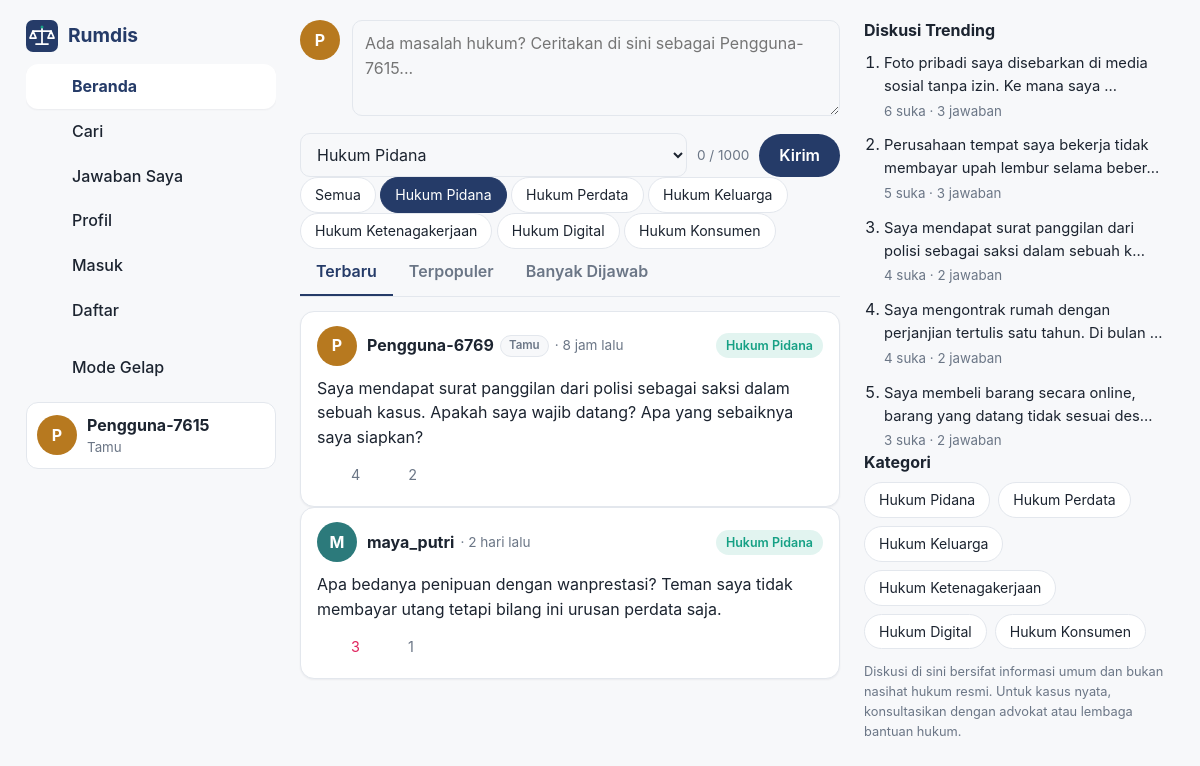
Screenshot of /index.php?urut=terbaru&kategori=pidana with the database file from the repository.
### tables this page shows
CREATE TABLE categories (
    id   INT UNSIGNED NOT NULL AUTO_INCREMENT,
    name VARCHAR(50)  NOT NULL,
    slug VARCHAR(50)  NOT NULL,
    PRIMARY KEY (id),
    UNIQUE KEY uq_categories_name (name),
    UNIQUE KEY uq_categories_slug (slug)
);

CREATE TABLE posts (
    id          INT UNSIGNED NOT NULL AUTO_INCREMENT,
    user_id     INT UNSIGNED NOT NULL,
    category_id INT UNSIGNED NOT NULL,
    content     TEXT         NOT NULL,
    created_at  DATETIME     NOT NULL DEFAULT CURRENT_TIMESTAMP,
    updated_at  DATETIME     NULL,
    PRIMARY KEY (id),
    KEY idx_posts_user (user_id),
    KEY idx_posts_category (category_id),
    KEY idx_posts_created (created_at),
    CONSTRAINT fk_posts_user     FOREIGN KEY (user_id)     REFERENCES users (id)      ON DELETE CASCADE,
    CONSTRAINT fk_posts_category FOREIGN KEY (category_id) REFERENCES categories (id) ON DELETE RESTRICT
);

CREATE TABLE users (
    id            INT UNSIGNED NOT NULL AUTO_INCREMENT,
    username      VARCHAR(30)  NOT NULL,
    email         VARCHAR(100) NULL,
    password_hash VARCHAR(255) NULL,
    is_guest      TINYINT(1)   NOT NULL DEFAULT 1,
    avatar_color  VARCHAR(7)   NOT NULL DEFAULT '#253B68',
    created_at    DATETIME     NOT NULL DEFAULT CURRENT_TIMESTAMP,
    PRIMARY KEY (id),
    UNIQUE KEY uq_users_username (username),
    UNIQUE KEY uq_users_email (email)
);

### includes/init.php (called while the page is built, shortened)
<?php
require_once __DIR__ . '/../config/database.php';
require_once __DIR__ . '/functions.php';
try {
    $pdo = getDatabase();
    $currentUser = getCurrentUser($pdo);
} catch (PDOException $error) {
    if (defined('IS_API')) {
        jsonResponse(['success' => false, 'message' => 'Website belum bisa terhubung ke database. Pastikan MySQL sudah aktif dan pengaturan database sudah benar.'], 500);
    }
    http_response_code(500);
    echo '<h1>Database tidak dapat terhubung</h1>';
    echo '<p>Maaf, website belum bisa terhubung ke database. Silakan pastikan MySQL sudah aktif dan database <b>ruang_hukum</b> sudah tersedia. Jika masih mengalami masalah, periksa kembali pengaturan koneksi database pada file <code>config/database.php</code>.</p>';
    exit;
}

### index.php (the view, shortened to what this page needs)
<?php
require_once __DIR__ . '/includes/init.php';
require_once __DIR__ . '/includes/post_card.php';
$categories = getCategories($pdo);
$selectedCategory = (string) ($_GET['kategori'] ?? '');
$sort = (string) ($_GET['urut'] ?? 'terbaru');
$posts = fetchPosts($pdo, (int) $currentUser['id'], [
    'category' => $selectedCategory,
    'sort'     => $sort,
]);
$selectedCategoryId = 0;
foreach ($categories as $kategori) {
    if ($kategori['slug'] === $selectedCategory) {
        $selectedCategoryId = (int) $kategori['id'];
    }
}
include __DIR__ . '/includes/header.php';
function sortLink(string $urut, string $kategori): string
{
    $query = ['urut' => $urut];
    if ($kategori !== '') {
        $query['kategori'] = $kategori;
    }
    return 'index.php?' . http_build_query($query);
}
?>
<section class="card compose-card">
    <form id="post-form" method="post" action="process/create_post.php" novalidate>
        <div class="compose-top">
            <?= renderAvatar($currentUser['username'], $currentUser['avatar_color']) ?>
            <div class="compose-fields">
                <textarea id="post-content" name="content" rows="3" maxlength="1000"
                        placeholder="Ada masalah hukum? Ceritakan di sini sebagai <?= e($currentUser['username']) ?>..."></textarea>
            </div>
        </div>
        <div class="compose-bottom">
            <select id="post-category" name="category_id">
                <?php foreach ($categories as $kategori): ?>
                    <option value="<?= (int) $kategori['id'] ?>" <?= (int) $kategori['id'] === $selectedCategoryId ? 'selected' : '' ?>>
                        <?= e($kategori['name']) ?>
                    </option>
                <?php endforeach; ?>
            </select>
            <span class="char-counter" id="post-counter">0 / 1000</span>
            <button type="submit" class="button">Kirim</button>
        </div>
    </form>
</section>
<div class="chip-scroll">
    <a class="chip <?= $selectedCategory === '' ? 'active' : '' ?>" href="<?= e(sortLink($sort, '')) ?>">Semua</a>
    <?php foreach ($categories as $kategori): ?>
        <a class="chip <?= $selectedCategory === $kategori['slug'] ? 'active' : '' ?>"
        href="<?= e(sortLink($sort, $kategori['slug'])) ?>"><?= e($kategori['name']) ?></a>
    <?php endforeach; ?>
</div>
<div class="tabs" role="tablist">
    <a class="tab <?= $sort === 'terbaru' ? 'active' : '' ?>" href="<?= e(sortLink('terbaru', $selectedCategory)) ?>">Terbaru</a>
    <a class="tab <?= $sort === 'terpopuler' ? 'active' : '' ?>" href="<?= e(sortLink('terpopuler', $selectedCategory)) ?>">Terpopuler</a>
    <a class="tab <?= $sort === 'dijawab' ? 'active' : '' ?>" href="<?= e(sortLink('dijawab', $selectedCategory)) ?>">Banyak Dijawab</a>
</div>
<section class="feed" aria-label="Daftar postingan">
    <?php foreach ($posts as $post): ?>
        <?php renderPostCard($post, (int) $currentUser['id'], false, 'index.php'); ?>
    <?php endforeach; ?>
</section>
<?php include __DIR__ . '/includes/footer.php'; ?>

### includes/functions.php (shortened to what this page needs)
<?php
function e($text): string
{
    return htmlspecialchars((string) $text, ENT_QUOTES, 'UTF-8');
}
function timeAgo(string $datetime): string
{
    $selisih = time() - strtotime($datetime);
    if ($selisih < 86400) {
        return floor($selisih / 3600) . ' jam lalu';
    }
    if ($selisih < 86400 * 7) {
        return floor($selisih / 86400) . ' hari lalu';
    }
    return date('d M Y', strtotime($datetime));
}
function excerpt(string $text, int $maxLength = 120): string
{
    $text = trim(preg_replace('/\s+/', ' ', $text));
    return mb_substr($text, 0, $maxLength) . '...';
}
function getCurrentUser(PDO $pdo): array
{
    return createGuestUser($pdo);
}
function createGuestUser(PDO $pdo): array
{
    $warna = ['#253B68', '#526B91', '#16A085', '#8E44AD', '#D35400', '#2C7A7B', '#B7791F'];
    for ($percobaan = 0; $percobaan < 20; $percobaan++) {
        $username = 'Pengguna-' . random_int(1000, 9999);
        $cek = $pdo->prepare('SELECT COUNT(*) FROM users WHERE username = :username');
        $cek->execute([':username' => $username]);
        if ((int) $cek->fetchColumn() === 0) {
            break;
        }
        $username = 'Pengguna-' . random_int(100000, 999999);
    }
    $stmt = $pdo->prepare(
        'INSERT INTO users (username, is_guest, avatar_color) VALUES (:username, 1, :warna)'
    );
    $warnaDipilih = $warna[array_rand($warna)];
    $stmt->execute([
        ':username' => $username,
        ':warna'    => $warnaDipilih,
    ]);
    return [
        'id'           => $_SESSION['user_id'],
        'username'     => $username,
        'email'        => null,
        'is_guest'     => 1,
        'avatar_color' => $warnaDipilih,
        'created_at'   => date('Y-m-d H:i:s'),
    ];
}
function getCategories(PDO $pdo): array
{
    return $pdo->query('SELECT id, name, slug FROM categories ORDER BY id')->fetchAll();
}
function fetchPosts(PDO $pdo, int $viewerId, array $options = []): array
{
    $search       = trim($options['search'] ?? '');
    $categorySlug = $options['category'] ?? '';
    $userId       = (int) ($options['user_id'] ?? 0);
    $postId       = (int) ($options['post_id'] ?? 0);
    $sort         = $options['sort'] ?? 'terbaru';
    $limit        = max(1, min(100, (int) ($options['limit'] ?? 50)));
    $urutan = [
        'terbaru'    => 'p.created_at DESC, p.id DESC',
        'terpopuler' => 'like_count DESC, p.created_at DESC',
        'dijawab'    => 'reply_count DESC, p.created_at DESC',
        'trending'   => '(like_count + reply_count * 2) DESC, p.created_at DESC',
    ];
    $orderBy = $urutan[$sort] ?? $urutan['terbaru'];
    $kondisi = [];
    $params  = [':viewer' => $viewerId];
    if ($categorySlug !== '') {
        $kondisi[] = 'c.slug = :slug';
        $params[':slug'] = $categorySlug;
    }
    $where = $kondisi ? 'WHERE ' . implode(' AND ', $kondisi) : '';
    $sql = "SELECT p.id, p.user_id, p.category_id, p.content, p.created_at, p.updated_at,
                   u.username, u.avatar_color, u.is_guest,
                   c.name AS category_name, c.slug AS category_slug,
                   (SELECT COUNT(*) FROM likes l WHERE l.post_id = p.id) AS like_count,
                   (SELECT COUNT(*) FROM replies r WHERE r.post_id = p.id) AS reply_count,
                   (SELECT COUNT(*) FROM likes lm WHERE lm.post_id = p.id AND lm.user_id = :viewer) AS liked_by_me
            FROM posts p
            JOIN users u ON u.id = p.user_id
            JOIN categories c ON c.id = p.category_id
            $where
            ORDER BY $orderBy
            LIMIT $limit";
    $stmt = $pdo->prepare($sql);
    $stmt->execute($params);
    return $stmt->fetchAll();
}
function renderAvatar(string $username, string $color, string $size = 'md'): string
{
    $huruf = mb_strtoupper(mb_substr($username, 0, 1));
    return '<span class="avatar avatar-' . e($size) . '" style="background:' . $color . '">' . e($huruf) . '</span>';
}
function icon(string $name): string
{
    $paths = [
        'home'    => '<path d="M3 9l9-7 9 7v11a2 2 0 0 1-2 2H5a2 2 0 0 1-2-2z"/><polyline points="9 22 9 12 15 12 15 22"/>',
        'search'  => '<circle cx="11" cy="11" r="8"/><line x1="21" y1="21" x2="16.65" y2="16.65"/>',
        'user'    => '<path d="M20 21v-2a4 4 0 0 0-4-4H8a4 4 0 0 0-4 4v2"/><circle cx="12" cy="7" r="4"/>',
        'message' => '<path d="M21 15a2 2 0 0 1-2 2H7l-4 4V5a2 2 0 0 1 2-2h14a2 2 0 0 1 2 2z"/>',
        'heart'   => '<path d="M20.84 4.61a5.5 5.5 0 0 0-7.78 0L12 5.67l-1.06-1.06a5.5 5.5 0 0 0-7.78 7.78l1.06 1.06L12 21.23l7.78-7.78 1.06-1.06a5.5 5.5 0 0 0 0-7.78z"/>',
        'logout'  => '<path d="M9 21H5a2 2 0 0 1-2-2V5a2 2 0 0 1 2-2h4"/><polyline points="16 17 21 12 16 7"/><line x1="21" y1="12" x2="9" y2="12"/>',
        'login'   => '<path d="M15 3h4a2 2 0 0 1 2 2v14a2 2 0 0 1-2 2h-4"/><polyline points="10 17 15 12 10 7"/><line x1="15" y1="12" x2="3" y2="12"/>',
        'moon'    => '<path d="M21 12.79A9 9 0 1 1 11.21 3 7 7 0 0 0 21 12.79z"/>',
        'edit'    => '<path d="M12 20h9"/><path d="M16.5 3.5a2.121 2.121 0 0 1 3 3L7 19l-4 1 1-4L16.5 3.5z"/>',
        'trash'   => '<polyline points="3 6 5 6 21 6"/><path d="M19 6l-1 14a2 2 0 0 1-2 2H8a2 2 0 0 1-2-2L5 6"/><path d="M10 11v6"/><path d="M14 11v6"/><path d="M9 6V4a1 1 0 0 1 1-1h4a1 1 0 0 1 1 1v2"/>',
    ];
    $isi = $paths[$name] ?? '';
    return '<svg class="icon" viewBox="0 0 24 24" fill="none" stroke="currentColor" stroke-width="2" stroke-linecap="round" stroke-linejoin="round" aria-hidden="true">' . $isi . '</svg>';
}

### includes/post_card.php (shortened to what this page needs)
<?php
function renderPostCard(array $post, int $viewerId, bool $detail = false, string $returnTo = 'index.php'): void
{
    $isLiked  = ((int) $post['liked_by_me'] > 0);
    $postId   = (int) $post['id'];
    $detailUrl = 'detail-post.php?id=' . $postId;
    ?>
    <article class="post-card" id="post-<?= $postId ?>">
        <div class="post-head">
            <?= renderAvatar($post['username'], $post['avatar_color']) ?>
            <div class="post-meta">
                <a class="post-user" href="profile.php?id=<?= (int) $post['user_id'] ?>"><?= e($post['username']) ?></a>
                <?php if ((int) $post['is_guest'] === 1): ?><span class="badge">Tamu</span><?php endif; ?>
                <span class="post-time">&middot; <?= e(timeAgo($post['created_at'])) ?><?= !empty($post['updated_at']) ? ' (diedit)' : '' ?></span>
            </div>
            <a class="category-tag" href="index.php?kategori=<?= e($post['category_slug']) ?>"><?= e($post['category_name']) ?></a>
        </div>
        <?php if ($detail): ?>
            <p class="post-content"><?= nl2br(e($post['content'])) ?></p>
        <?php else: ?>
            <a class="post-link" href="<?= $detailUrl ?>">
                <p class="post-content clamp"><?= nl2br(e($post['content'])) ?></p>
            </a>
        <?php endif; ?>
        <div class="post-actions">
            <button type="button" class="action-button like-btn <?= $isLiked ? 'liked' : '' ?>"
                    data-post-id="<?= $postId ?>" aria-pressed="<?= $isLiked ? 'true' : 'false' ?>" aria-label="Suka">
                <?= icon('heart') ?> <span class="like-count"><?= (int) $post['like_count'] ?></span>
            </button>
            <a class="action-button" href="<?= $detailUrl ?>#jawaban" aria-label="Jawaban">
                <?= icon('message') ?> <span><?= (int) $post['reply_count'] ?></span>
            </a>
        </div>
    </article>
    <?php
}

### includes/footer.php (shortened to what this page needs)
<?php
$sidebarCategories = getCategories($pdo);
$trendingPosts     = fetchPosts($pdo, (int) $currentUser['id'], ['sort' => 'trending', 'limit' => 5]);
?>
    </main>
    <aside class="sidebar-right">
        <section class="side-card">
            <h2>Diskusi Trending</h2>
            <ol class="trending-list">
                <?php foreach ($trendingPosts as $trending): ?>
                    <li>
                        <a href="detail-post.php?id=<?= (int) $trending['id'] ?>">
                            <?= e(excerpt($trending['content'], 70)) ?>
                        </a>
                        <small><?= (int) $trending['like_count'] ?> suka &middot; <?= (int) $trending['reply_count'] ?> jawaban</small>
                    </li>
                <?php endforeach; ?>
            </ol>
        </section>
        <section class="side-card">
            <h2>Kategori</h2>
            <div class="chip-list">
                <?php foreach ($sidebarCategories as $kategori): ?>
                    <a class="chip" href="index.php?kategori=<?= e($kategori['slug']) ?>"><?= e($kategori['name']) ?></a>
                <?php endforeach; ?>
            </div>
        </section>
        <p class="side-note">Diskusi di sini bersifat informasi umum dan bukan nasihat hukum resmi. Untuk kasus nyata, konsultasikan dengan advokat atau lembaga bantuan hukum.</p>
    </aside>
</div>
</body>
</html>

### rows the page displays
categories: name "Hukum Pidana"
categories: name "Hukum Perdata"
categories: name "Hukum Keluarga"
categories: name "Hukum Ketenagakerjaan"
categories: name "Hukum Digital"
categories: name "Hukum Konsumen"
posts: user.username "P", user.username "Pengguna-6769", shows "Tamu", created_at "8 jam lalu", category.name "Hukum Pidana", content "Saya mendapat surat panggilan dari polisi sebagai saksi dalam sebuah kasus. Apakah saya wajib datang? Apa yang sebaiknya saya siapkan?", like_count "4", reply_count "2", content "Saya mendapat surat panggilan dari polisi sebagai saksi dalam sebuah k..."
posts: user.username "M", user.username "maya_putri", created_at "2 hari lalu", category.name "Hukum Pidana", content "Apa bedanya penipuan dengan wanprestasi? Teman saya tidak membayar utang tetapi bilang ini urusan perdata saja.", like_count "3", reply_count "1"
posts: content "Foto pribadi saya disebarkan di media sosial tanpa izin. Ke mana saya ...", like_count "6", reply_count "3"
posts: content "Perusahaan tempat saya bekerja tidak membayar upah lembur selama beber...", like_count "5", reply_count "3"
posts: content "Saya mengontrak rumah dengan perjanjian tertulis satu tahun. Di bulan ...", like_count "4", reply_count "2"
posts: content "Saya membeli barang secara online, barang yang datang tidak sesuai des...", like_count "3", reply_count "2"

### other values shown
$huruf "P P"
$currentUser['username'] "Pengguna-7615"
form field category_id "Hukum Pidana"
